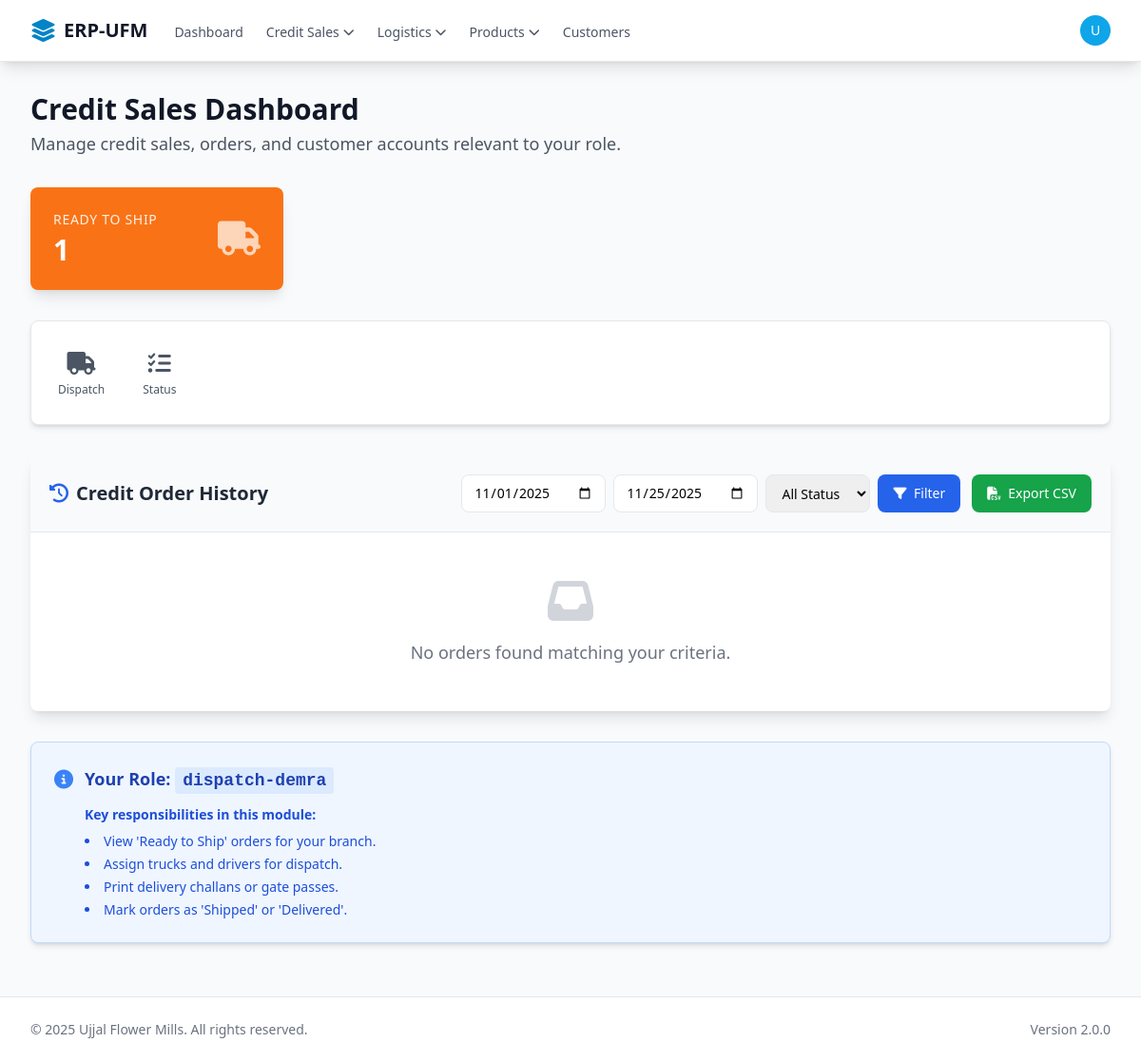
The app's page /cr/index.php (signed in), older data.
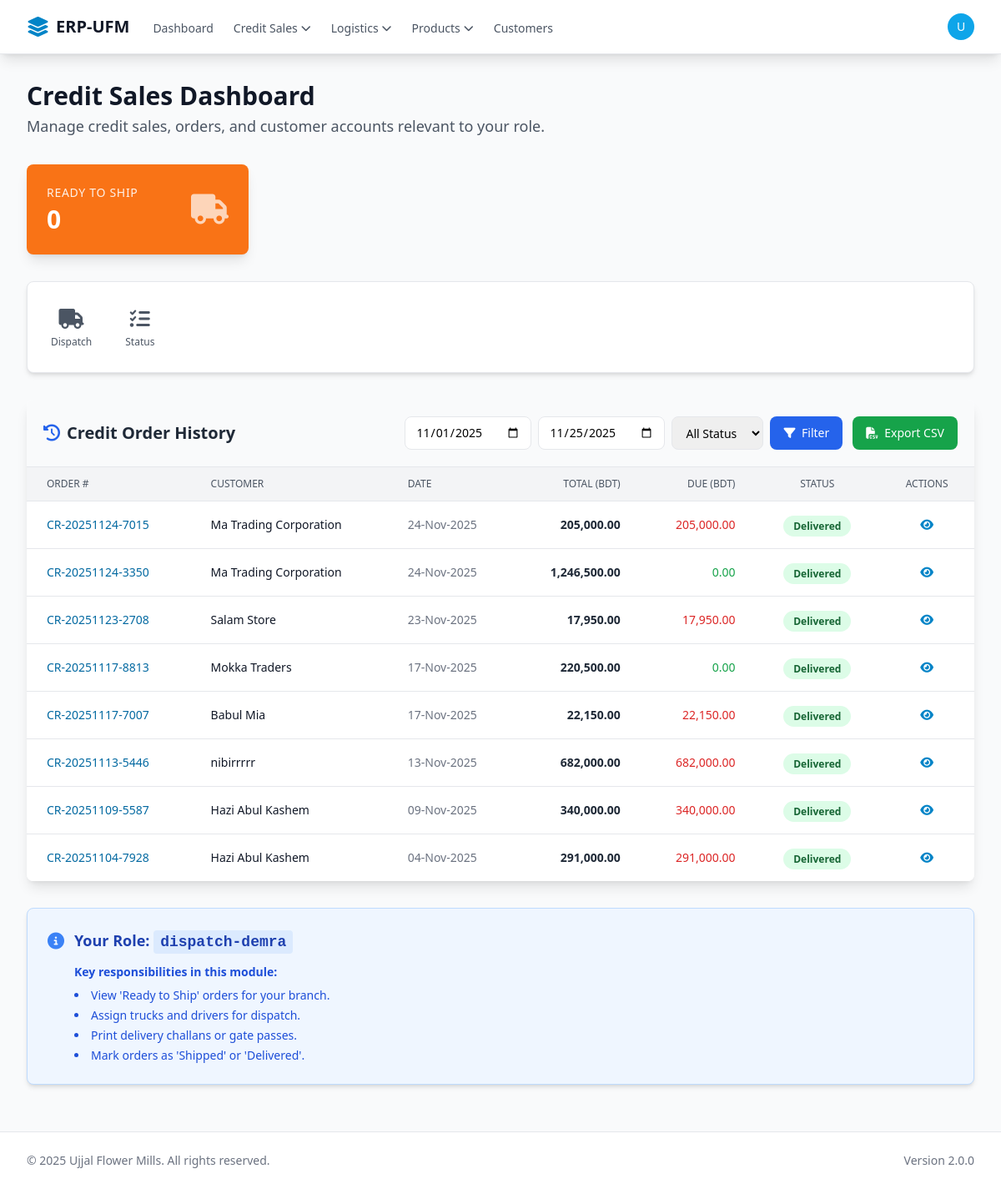
The same page, newer data.
### tables this page shows
CREATE TABLE `credit_orders` (
  `id` bigint(20) UNSIGNED NOT NULL,
  `order_number` varchar(50) NOT NULL,
  `customer_id` bigint(20) UNSIGNED NOT NULL,
  `order_date` date NOT NULL,
  `required_date` date DEFAULT NULL,
  `order_type` enum('credit','advance_payment') NOT NULL DEFAULT 'credit',
  `subtotal` decimal(12,2) NOT NULL DEFAULT 0.00,
  `discount_amount` decimal(12,2) NOT NULL DEFAULT 0.00,
  `tax_amount` decimal(12,2) NOT NULL DEFAULT 0.00,
  `total_amount` decimal(12,2) NOT NULL DEFAULT 0.00,
  `advance_paid` decimal(12,2) NOT NULL DEFAULT 0.00,
  `balance_due` decimal(12,2) NOT NULL DEFAULT 0.00,
  `amount_paid` decimal(10,2) NOT NULL DEFAULT 0.00,
  `status` enum('draft','pending_approval','approved','escalated','rejected','in_production','produced','ready_to_ship','shipped','delivered','cancelled') NOT NULL DEFAULT 'draft',
  `assigned_branch_id` bigint(20) UNSIGNED DEFAULT NULL,
  `priority` enum('low','normal','high','urgent') NOT NULL DEFAULT 'normal',
  `sort_order` int(11) DEFAULT 0 COMMENT 'Order position for drag & drop priority (0 = highest priority)',
  `created_by_user_id` bigint(20) UNSIGNED NOT NULL,
  `approved_by_user_id` bigint(20) UNSIGNED DEFAULT NULL,
  `approved_at` timestamp NULL DEFAULT NULL,
  `shipping_address` text DEFAULT NULL,
  `special_instructions` text DEFAULT NULL,
  `internal_notes` text DEFAULT NULL,
  `created_at` timestamp NOT NULL DEFAULT current_timestamp(),
  `updated_at` timestamp NOT NULL DEFAULT current_timestamp() ON UPDATE current_timestamp(),
  `total_weight_kg` decimal(10,2) DEFAULT 0.00,
  `requires_vehicle_type` varchar(50) DEFAULT NULL
);

CREATE TABLE `customers` (
  `id` bigint(20) UNSIGNED NOT NULL,
  `uuid` varchar(36) NOT NULL DEFAULT uuid() COMMENT 'Public-safe unique ID',
  `customer_type` enum('Credit','POS') NOT NULL DEFAULT 'POS' COMMENT 'Credit customers are eligible for a limit, POS are not.',
  `name` varchar(255) NOT NULL COMMENT 'Contact person''s name or a walk-in customer''s name',
  `business_name` varchar(255) DEFAULT NULL COMMENT 'The registered business name, if any',
  `phone_number` varchar(50) NOT NULL COMMENT 'Primary contact phone',
  `email` varchar(100) DEFAULT NULL COMMENT 'Optional but highly recommended for invoices',
  `business_address` text DEFAULT NULL,
  `photo_url` varchar(255) DEFAULT NULL COMMENT 'File path to an optional customer photo',
  `credit_limit` decimal(12,2) NOT NULL DEFAULT 0.00 COMMENT 'The max credit allowed. Application logic will enforce 0.00 for POS customers.',
  `initial_due` decimal(12,2) NOT NULL DEFAULT 0.00 COMMENT 'One-time starting balance (if migrating)',
  `current_balance` decimal(12,2) NOT NULL DEFAULT 0.00 COMMENT 'Live A/R balance. Will be updated by invoices and payments.',
  `status` enum('active','inactive','blacklisted') NOT NULL DEFAULT 'active',
  `created_at` timestamp NOT NULL DEFAULT current_timestamp(),
  `updated_at` timestamp NOT NULL DEFAULT current_timestamp() ON UPDATE current_timestamp()
);

### core/functions/helpers.php (called while the page is built, shortened)
<?php
function isLoggedIn() {
    return isset($_SESSION['user_id']);
}
function getCurrentUser() {
    if (isLoggedIn()) {
        return [
            'id'           => $_SESSION['user_id'] ?? null,
            'display_name' => $_SESSION['user_display_name'] ?? 'User',
            'role'         => $_SESSION['user_role'] ?? null,
            'email'        => $_SESSION['user_email'] ?? null,
            'branch_id'    => $_SESSION['user_branch_id'] ?? null,
        ];
    }
    return null;
}
?>

### core/init.php (called while the page is built, shortened)
<?php
spl_autoload_register(function ($class) {
    $class_file = __DIR__ . '/classes/' . $class . '.php';
});
require_once __DIR__ . '/functions/helpers.php';
$db = Database::getInstance();

### core/classes/Database.php (called while the page is built, shortened)
<?php
class Database
{
    private static $_instance = null;
    private $_pdo,
            $_query,
            $_error = false,
            $_results,
            $_count = 0;
    private function __construct()
    {
        try {
            $options = [
                PDO::ATTR_PERSISTENT => true,
                PDO::ATTR_ERRMODE => PDO::ERRMODE_EXCEPTION,
                PDO::ATTR_DEFAULT_FETCH_MODE => PDO::FETCH_OBJ,
                PDO::MYSQL_ATTR_INIT_COMMAND => "SET NAMES utf8mb4 COLLATE utf8mb4_unicode_ci"
            ];
            $this->_pdo = new PDO('mysql:host=' . DB_HOST . ';dbname=' . DB_NAME . ';charset=utf8mb4', DB_USER, DB_PASS, $options);
        } catch (PDOException $e) {
            error_log("Database Connection Error: " . $e->getMessage());
            die("Database connection failed. Please check logs or contact support.");
        }
    }
    public static function getInstance()
    {
        if (!isset(self::$_instance)) {
            self::$_instance = new Database();
        }
        return self::$_instance;
    }
    public function getPdo()
    {
        return $this->_pdo;
    }
    public function query($sql, $params = [])
    {
        $this->_results = [];
        try {
            $this->_query = $this->_pdo->prepare($sql);
            $success = $this->_query->execute($params);
            if ($success) {
                if (stripos(trim($sql), 'SELECT') === 0) {
                    $this->_results = $this->_query->fetchAll(PDO::FETCH_OBJ);
                } else {
                    $this->_count = $this->_query->rowCount();
                }
            }
        } catch (PDOException $e) {
            $this->_error = true;
            error_log("SQL Error [{$e->getCode()}]: {$e->getMessage()} in query: $sql | Params: " . print_r($params, true));
        }
        return $this;
    }
    public function results()
    {
        return $this->_results;
    }
    public function first()
    {
        return $this->_results[0] ?? null;
    }
}
?>

### cr/index.php (the view, shortened to what the changed rows need)
<?php
require_once '../core/init.php';
global $db;
$currentUser = getCurrentUser();
$user_id     = $currentUser['id'] ?? null;
$user_role   = $currentUser['role'] ?? '';
$pageTitle   = 'Credit Sales Dashboard';
$is_admin       = in_array($user_role, ['Superadmin', 'admin']);
$is_accounts    = in_array($user_role, ['Accounts', 'accounts-rampura', 'accounts-srg', 'accounts-demra']);
$is_sales       = in_array($user_role, ['sales-srg', 'sales-demra', 'sales-other']);
$is_production  = in_array($user_role, ['production manager-srg', 'production manager-demra', 'production manager-rampura']);
$is_dispatcher  = in_array($user_role, ['dispatch-srg', 'dispatch-demra', 'dispatchpos-demra', 'dispatchpos-srg']);
$user_branch = null;
if (!$is_admin && !$is_accounts && $user_id) {
    $emp = $db->query("SELECT branch_id FROM employees WHERE user_id = ?", [$user_id])->first();
    $user_branch = $emp ? $emp->branch_id : null;
}
$stats = [];
if ($is_dispatcher) {
    $branch_filter = $user_branch
        ? "AND assigned_branch_id = {$db->getPdo()->quote($user_branch)}"
        : "";
    $ready = $db->query("
        SELECT COUNT(*) AS count
        FROM credit_orders
        WHERE status = 'ready_to_ship' $branch_filter
    ")->first();
    $stats['ready_to_ship'] = $ready->count ?? 0;
}
$date_from = $_GET['date_from'] ?? date('Y-m-01');
$date_to   = $_GET['date_to'] ?? date('Y-m-d');
$sql_conditions = ["co.order_date BETWEEN ? AND ?"];
$sql_params = [$date_from, $date_to];
if ($is_sales && $user_id) {
    $sql_conditions[] = "co.created_by_user_id = ?";
    $sql_params[] = $user_id;
} elseif (($is_production || $is_dispatcher) && $user_branch !== null) {
    $sql_conditions[] = "co.assigned_branch_id = ?";
    $sql_params[] = $user_branch;
}
$where_clause = implode(' AND ', $sql_conditions);
$orders_query = "
    SELECT co.*,
           c.name AS customer_name,
           u.display_name AS created_by_name,
           (co.total_amount - co.amount_paid) as due_amount
    FROM credit_orders co
    JOIN customers c ON co.customer_id = c.id
    JOIN users u ON co.created_by_user_id = u.id
    WHERE $where_clause
    ORDER BY co.order_date DESC, co.id DESC
    LIMIT 100
";
$orders = $db->query($orders_query, $sql_params)->results();
require_once '../templates/header.php';
?>
<div class="mb-8">
    <h1 class="text-3xl font-bold text-gray-900"><?php echo $pageTitle; ?></h1>
</div>
<div class="grid grid-cols-1 md:grid-cols-2 lg:grid-cols-4 xl:grid-cols-5 gap-6 mb-8">
    <?php if ($is_dispatcher): ?>
    <a href="credit_dispatch.php" class="block p-6 bg-orange-500 hover:bg-orange-600 rounded-lg shadow-lg text-white transition-colors group">
        <div class="flex items-center justify-between">
            <div>
                <p class="text-sm opacity-90 uppercase tracking-wider">Ready to Ship</p>
                <p class="text-3xl font-bold mt-1"><?php echo $stats['ready_to_ship'] ?? 0; ?></p>
            </div>
            <i class="fas fa-truck text-4xl opacity-70 group-hover:opacity-100 transform group-hover:scale-110 transition-transform"></i>
        </div>
    </a>
    <?php endif; ?>
</div>
<div class="bg-white rounded-lg shadow-lg overflow-hidden mb-8">
    <div class="p-5 border-b border-gray-200 bg-gray-50 flex flex-wrap justify-between items-center gap-4">
        <h2 class="text-xl font-bold text-gray-800 flex items-center">
            <i class="fas fa-history mr-2 text-blue-600"></i> Credit Order History
        </h2>
    </div>
    <div class="overflow-x-auto">
        <?php if (!empty($orders)): ?>
            <table class="min-w-full divide-y divide-gray-200">
                <thead class="bg-gray-100">
                    <tr>
                        <th class="px-6 py-3 text-left text-xs font-medium text-gray-600 uppercase">Order #</th>
                        <th class="px-6 py-3 text-left text-xs font-medium text-gray-600 uppercase">Customer</th>
                        <th class="px-6 py-3 text-left text-xs font-medium text-gray-600 uppercase">Date</th>
                        <th class="px-6 py-3 text-right text-xs font-medium text-gray-600 uppercase">Total (BDT)</th>
                        <th class="px-6 py-3 text-right text-xs font-medium text-gray-600 uppercase">Due (BDT)</th>
                        <th class="px-6 py-3 text-center text-xs font-medium text-gray-600 uppercase">Status</th>
                        <th class="px-6 py-3 text-center text-xs font-medium text-gray-600 uppercase">Actions</th>
                    </tr>
                </thead>
                <tbody class="bg-white divide-y divide-gray-200">
                    <?php foreach ($orders as $order): ?>
                    <tr class="hover:bg-primary-50 transition-colors">
                        <td class="px-6 py-4 text-sm font-medium text-primary-700">
                            <a href="credit_order_view.php?id=<?php echo $order->id; ?>" class="hover:underline">
                                <?php echo htmlspecialchars($order->order_number); ?>
                            </a>
                        </td>
                        <td class="px-6 py-4 text-sm font-medium text-gray-900">
                            <?php echo htmlspecialchars($order->customer_name); ?>
                        </td>
                        <td class="px-6 py-4 text-sm text-gray-500">
                            <?php echo date('d-M-Y', strtotime($order->order_date)); ?>
                        </td>
                        <td class="px-6 py-4 text-sm text-right font-semibold text-gray-800">
                            <?php echo number_format($order->total_amount, 2); ?>
                        </td>
                        <td class="px-6 py-4 text-sm text-right font-medium <?php echo $order->due_amount > 0 ? 'text-red-600' : 'text-green-600'; ?>">
                            <?php echo number_format($order->due_amount, 2); ?>
                        </td>
                        <td class="px-6 py-4 text-center">
                            <?php
                            $status_colors = [
                                'draft'            => ['bg-gray-100', 'text-gray-800'],
                                'pending_approval' => ['bg-yellow-100', 'text-yellow-800'],
                                'approved'         => ['bg-blue-100', 'text-blue-800'],
                                'escalated'        => ['bg-red-100', 'text-red-800'],
                                'rejected'         => ['bg-gray-200', 'text-gray-600'],
                                'in_production'    => ['bg-purple-100', 'text-purple-800'],
                                'produced'         => ['bg-indigo-100', 'text-indigo-800'],
                                'ready_to_ship'    => ['bg-orange-100', 'text-orange-800'],
                                'shipped'          => ['bg-teal-100', 'text-teal-800'],
                                'delivered'        => ['bg-green-100', 'text-green-800'],
                                'cancelled'        => ['bg-gray-200', 'text-gray-600'],
                            ];
                            $colors = $status_colors[$order->status] ?? ['bg-gray-100', 'text-gray-800'];
                            ?>
                            <span class="px-3 py-1 text-xs font-bold rounded-full <?php echo $colors[0] . ' ' . $colors[1]; ?>">
                                <?php echo ucwords(str_replace('_', ' ', $order->status)); ?>
                            </span>
                        </td>
                        <td class="px-6 py-4 text-center text-sm font-medium">
                            <a href="credit_order_view.php?id=<?php echo $order->id; ?>" class="text-primary-600 hover:text-primary-900 px-2" title="View Details">
                                <i class="fas fa-eye"></i>
                            </a>
                        </td>
                    </tr>
                    <?php endforeach; ?>
                </tbody>
            </table>
        <?php else: ?>
            <div class="p-12 text-center text-gray-500">
                <i class="fas fa-inbox text-5xl mb-4 text-gray-300"></i>
                <p class="text-lg font-medium">No orders found matching your criteria.</p>
            </div>
        <?php endif; ?>
    </div>
</div>
<?php require_once '../templates/footer.php'; ?>

Row changes from the older to the newer data that the page shows:
added credit_orders: order_number "CR-20251124-7015", customer.name "Ma Trading Corporation", order_date "24-Nov-2025", total_amount "205,000.00", due_amount "205,000.00", status "Delivered"
added credit_orders: order_number "CR-20251124-3350", customer.name "Ma Trading Corporation", order_date "24-Nov-2025", total_amount "1,246,500.00", due_amount "0.00", status "Delivered"
added credit_orders: order_number "CR-20251123-2708", customer.name "Salam Store", order_date "23-Nov-2025", total_amount "17,950.00", due_amount "17,950.00", status "Delivered"
added credit_orders: order_number "CR-20251117-8813", customer.name "Mokka Traders", order_date "17-Nov-2025", total_amount "220,500.00", due_amount "0.00", status "Delivered"
added credit_orders: order_number "CR-20251117-7007", customer.name "Babul Mia", order_date "17-Nov-2025", total_amount "22,150.00", due_amount "22,150.00", status "Delivered"
added credit_orders: order_number "CR-20251113-5446", customer.name "nibirrrrr", order_date "13-Nov-2025", total_amount "682,000.00", due_amount "682,000.00", status "Delivered"
added credit_orders: order_number "CR-20251109-5587", customer.name "Hazi Abul Kashem", order_date "09-Nov-2025", total_amount "340,000.00", due_amount "340,000.00", status "Delivered"
added credit_orders: order_number "CR-20251104-7928", customer.name "Hazi Abul Kashem", order_date "04-Nov-2025", total_amount "291,000.00", due_amount "291,000.00", status "Delivered"
Text that changed along with them:
$stats['ready_to_ship']: "1" → "0"
text no longer shown: "No orders found matching your criteria."
text now shown: "ORDER # CUSTOMER DATE TOTAL (BDT) DUE (BDT) STATUS ACTIONS"
